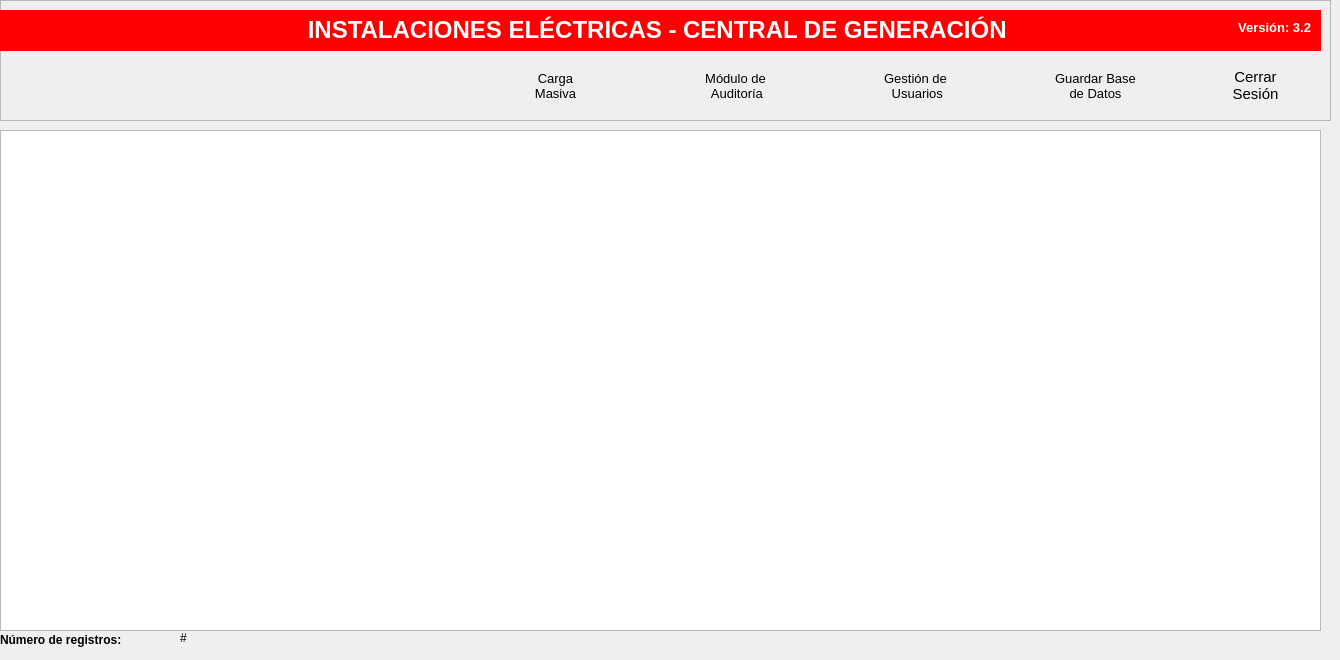
   <widget class="QWidget" name="tab">
    <attribute name="title">
     <string>GENERACIÓN</string>
    </attribute>
    <widget class="QLabel" name="label_6">
     <property name="geometry">
      <rect>
       <x>0</x>
       <y>630</y>
       <width>171</width>
       <height>21</height>
      </rect>
     </property>
     <property name="font">
      <font>
       <pointsize>9</pointsize>
      </font>
     </property>
     <property name="text">
      <string>&lt;html&gt;&lt;head/&gt;&lt;body&gt;&lt;p&gt;&lt;span style=&quot; font-weight:600;&quot;&gt;Número de registros:&lt;/span&gt;&lt;/p&gt;&lt;/body&gt;&lt;/html&gt;</string>
     </property>
    </widget>
    <widget class="QFrame" name="buttonsFrame">
     <property name="geometry">
      <rect>
       <x>0</x>
       <y>0</y>
       <width>1331</width>
       <height>121</height>
      </rect>
     </property>
     <property name="sizePolicy">
      <sizepolicy hsizetype="Expanding" vsizetype="Expanding">
       <horstretch>0</horstretch>
       <verstretch>0</verstretch>
      </sizepolicy>
     </property>
     <property name="frameShape">
      <enum>QFrame::StyledPanel</enum>
     </property>
     <property name="frameShadow">
      <enum>QFrame::Raised</enum>
     </property>
     <widget class="QPushButton" name="open_button_generacion">
      <property name="geometry">
       <rect>
        <x>0</x>
        <y>50</y>
        <width>141</width>
        <height>71</height>
       </rect>
      </property>
      <property name="cursor">
       <cursorShape>PointingHandCursor</cursorShape>
      </property>
      <property name="styleSheet">
       <string notr="true">QPushButton:hover
{
	border-style: solid;
   	background-color:#bbdefb;

}

QPushButton:pressed
{
	 	background-color:#0069c0;
}
</string>
      </property>
      <property name="text">
       <string/>
      </property>
      <property name="icon">
       <iconset>
        <normaloff>../assets/icons/icon_nuevo.png</normaloff>../assets/icons/icon_nuevo.png</iconset>
      </property>
      <property name="iconSize">
       <size>
        <width>150</width>
        <height>200</height>
       </size>
      </property>
      <property name="default">
       <bool>true</bool>
      </property>
      <property name="flat">
       <bool>true</bool>
      </property>
     </widget>
     <widget class="QPushButton" name="delete_btn_generacion">
      <property name="geometry">
       <rect>
        <x>150</x>
        <y>50</y>
        <width>141</width>
        <height>71</height>
       </rect>
      </property>
      <property name="cursor">
       <cursorShape>PointingHandCursor</cursorShape>
      </property>
      <property name="styleSheet">
       <string notr="true">QPushButton:hover
{
	border-style: solid;
   	background-color:#bbdefb;

}

QPushButton:pressed
{
	 	background-color:#0069c0;
}
</string>
      </property>
      <property name="text">
       <string/>
      </property>
      <property name="icon">
       <iconset>
        <normaloff>../assets/icons/icon_del.png</normaloff>../assets/icons/icon_del.png</iconset>
      </property>
      <property name="iconSize">
       <size>
        <width>150</width>
        <height>200</height>
       </size>
      </property>
      <property name="default">
       <bool>true</bool>
      </property>
      <property name="flat">
       <bool>true</bool>
      </property>
     </widget>
     <widget class="QLabel" name="label_7">
      <property name="geometry">
       <rect>
        <x>0</x>
        <y>10</y>
        <width>1321</width>
        <height>41</height>
       </rect>
      </property>
      <property name="styleSheet">
       <string notr="true">background-color: red;</string>
      </property>
      <property name="text">
       <string>&lt;html&gt;&lt;head/&gt;&lt;body&gt;&lt;p align=&quot;center&quot;&gt;&lt;span style=&quot; font-size:18pt; font-weight:600; color:#ffffff;&quot;&gt;INSTALACIONES ELÉCTRICAS - CENTRAL DE GENERACIÓN &lt;/span&gt;&lt;/p&gt;&lt;/body&gt;&lt;/html&gt;</string>
      </property>
     </widget>
     <widget class="QPushButton" name="excel_btn_generacion">
      <property name="geometry">
       <rect>
        <x>300</x>
        <y>50</y>
        <width>141</width>
        <height>71</height>
       </rect>
      </property>
      <property name="cursor">
       <cursorShape>PointingHandCursor</cursorShape>
      </property>
      <property name="styleSheet">
       <string notr="true">QPushButton:hover
{
	border-style: solid;
   	background-color:#bbdefb;

}

QPushButton:pressed
{
	 	background-color:#0069c0;
}
</string>
      </property>
      <property name="text">
       <string/>
      </property>
      <property name="icon">
       <iconset>
        <normaloff>../assets/icons/icon_gen_reporte.png</normaloff>../assets/icons/icon_gen_reporte.png</iconset>
      </property>
      <property name="iconSize">
       <size>
        <width>150</width>
        <height>200</height>
       </size>
      </property>
      <property name="default">
       <bool>true</bool>
      </property>
      <property name="flat">
       <bool>true</bool>
      </property>
     </widget>
     <widget class="QPushButton" name="btn_guardar_bd">
      <property name="geometry">
       <rect>
        <x>1010</x>
        <y>50</y>
        <width>171</width>
        <height>71</height>
       </rect>
      </property>
      <property name="font">
       <font>
        <pointsize>10</pointsize>
       </font>
      </property>
      <property name="cursor">
       <cursorShape>PointingHandCursor</cursorShape>
      </property>
      <property name="styleSheet">
       <string notr="true">QPushButton:hover
{
	border-style: solid;
   	background-color:#bbdefb;

}

QPushButton:pressed
{
	 	background-color:#0069c0;
}
</string>
      </property>
      <property name="text">
       <string>Guardar Base
de Datos</string>
      </property>
      <property name="icon">
       <iconset>
        <normaloff>../assets/icons/downloaddb.png</normaloff>../assets/icons/downloaddb.png</iconset>
      </property>
      <property name="iconSize">
       <size>
        <width>150</width>
        <height>200</height>
       </size>
      </property>
      <property name="default">
       <bool>true</bool>
      </property>
      <property name="flat">
       <bool>true</bool>
      </property>
     </widget>
     <widget class="QPushButton" name="btn_usuarios">
      <property name="geometry">
       <rect>
        <x>830</x>
        <y>50</y>
        <width>171</width>
        <height>71</height>
       </rect>
      </property>
      <property name="font">
       <font>
        <pointsize>10</pointsize>
       </font>
      </property>
      <property name="cursor">
       <cursorShape>PointingHandCursor</cursorShape>
      </property>
      <property name="styleSheet">
       <string notr="true">QPushButton:hover
{
	border-style: solid;
   	background-color:#bbdefb;

}

QPushButton:pressed
{
	 	background-color:#0069c0;
}
</string>
      </property>
      <property name="text">
       <string>Gestión de
 Usuarios</string>
      </property>
      <property name="icon">
       <iconset>
        <normaloff>../assets/icons/user_manager.png</normaloff>../assets/icons/user_manager.png</iconset>
      </property>
      <property name="iconSize">
       <size>
        <width>70</width>
        <height>70</height>
       </size>
      </property>
      <property name="default">
       <bool>true</bool>
      </property>
      <property name="flat">
       <bool>true</bool>
      </property>
     </widget>
     <widget class="QPushButton" name="btn_cerrar_sesion">
      <property name="geometry">
       <rect>
        <x>1190</x>
        <y>50</y>
        <width>131</width>
        <height>71</height>
       </rect>
      </property>
      <property name="font">
       <font>
        <pointsize>11</pointsize>
       </font>
      </property>
      <property name="cursor">
       <cursorShape>PointingHandCursor</cursorShape>
      </property>
      <property name="styleSheet">
       <string notr="true">QPushButton:hover
{
	border-style: solid;
   	background-color:#bbdefb;

}

QPushButton:pressed
{
	 	background-color:#0069c0;
}
</string>
      </property>
      <property name="text">
       <string>Cerrar
Sesión</string>
      </property>
      <property name="icon">
       <iconset>
        <normaloff>../assets/icons/307612.png</normaloff>../assets/icons/307612.png</iconset>
      </property>
      <property name="iconSize">
       <size>
        <width>50</width>
        <height>50</height>
       </size>
      </property>
      <property name="default">
       <bool>true</bool>
      </property>
      <property name="flat">
       <bool>true</bool>
      </property>
     </widget>
     <widget class="QPushButton" name="btn_auditoria">
      <property name="geometry">
       <rect>
        <x>650</x>
        <y>50</y>
        <width>171</width>
        <height>71</height>
       </rect>
      </property>
      <property name="font">
       <font>
        <pointsize>10</pointsize>
       </font>
      </property>
      <property name="cursor">
       <cursorShape>PointingHandCursor</cursorShape>
      </property>
      <property name="styleSheet">
       <string notr="true">QPushButton:hover
{
	border-style: solid;
   	background-color:#bbdefb;

}

QPushButton:pressed
{
	 	background-color:#0069c0;
}
</string>
      </property>
      <property name="text">
       <string>Módulo de
 Auditoría</string>
      </property>
      <property name="icon">
       <iconset>
        <normaloff>../assets/icons/auditicon.png</normaloff>../assets/icons/auditicon.png</iconset>
      </property>
      <property name="iconSize">
       <size>
        <width>70</width>
        <height>70</height>
       </size>
      </property>
      <property name="default">
       <bool>true</bool>
      </property>
      <property name="flat">
       <bool>true</bool>
      </property>
     </widget>
     <widget class="QPushButton" name="btn_carga">
      <property name="geometry">
       <rect>
        <x>470</x>
        <y>50</y>
        <width>171</width>
        <height>71</height>
       </rect>
      </property>
      <property name="font">
       <font>
        <pointsize>10</pointsize>
       </font>
      </property>
      <property name="cursor">
       <cursorShape>PointingHandCursor</cursorShape>
      </property>
      <property name="styleSheet">
       <string notr="true">QPushButton:hover
{
	border-style: solid;
   	background-color:#bbdefb;

}

QPushButton:pressed
{
	 	background-color:#0069c0;
}
</string>
      </property>
      <property name="text">
       <string>Carga
Masiva</string>
      </property>
      <property name="icon">
       <iconset>
        <normaloff>../assets/icons/cargardata.png</normaloff>../assets/icons/cargardata.png</iconset>
      </property>
      <property name="iconSize">
       <size>
        <width>60</width>
        <height>70</height>
       </size>
      </property>
      <property name="default">
       <bool>true</bool>
      </property>
      <property name="flat">
       <bool>true</bool>
      </property>
     </widget>
     <widget class="QLabel" name="label_8">
      <property name="geometry">
       <rect>
        <x>1170</x>
        <y>20</y>
        <width>141</width>
        <height>16</height>
       </rect>
      </property>
      <property name="font">
       <font>
        <pointsize>10</pointsize>
       </font>
      </property>
      <property name="text">
       <string>&lt;html&gt;&lt;head/&gt;&lt;body&gt;&lt;p&gt;&lt;span style=&quot; font-weight:600; color:#ffffff;&quot;&gt;Versión: 3.2&lt;/span&gt;&lt;/p&gt;&lt;/body&gt;&lt;/html&gt;</string>
      </property>
      <property name="alignment">
       <set>Qt::AlignRight|Qt::AlignTrailing|Qt::AlignVCenter</set>
      </property>
     </widget>
    </widget>
    <widget class="QTableWidget" name="tableGeneracion">
     <property name="geometry">
      <rect>
       <x>0</x>
       <y>130</y>
       <width>1321</width>
       <height>501</height>
      </rect>
     </property>
     <property name="autoFillBackground">
      <bool>true</bool>
     </property>
     <property name="lineWidth">
      <number>5</number>
     </property>
     <property name="editTriggers">
      <set>QAbstractItemView::NoEditTriggers</set>
     </property>
     <property name="textElideMode">
      <enum>Qt::ElideLeft</enum>
     </property>
     <attribute name="horizontalHeaderMinimumSectionSize">
      <number>10</number>
     </attribute>
    </widget>
    <widget class="QLabel" name="labelNumeroRegistros">
     <property name="geometry">
      <rect>
       <x>180</x>
       <y>630</y>
       <width>47</width>
       <height>16</height>
      </rect>
     </property>
     <property name="font">
      <font>
       <pointsize>9</pointsize>
      </font>
     </property>
     <property name="text">
      <string>#</string>
     </property>
    </widget>
   </widget>
